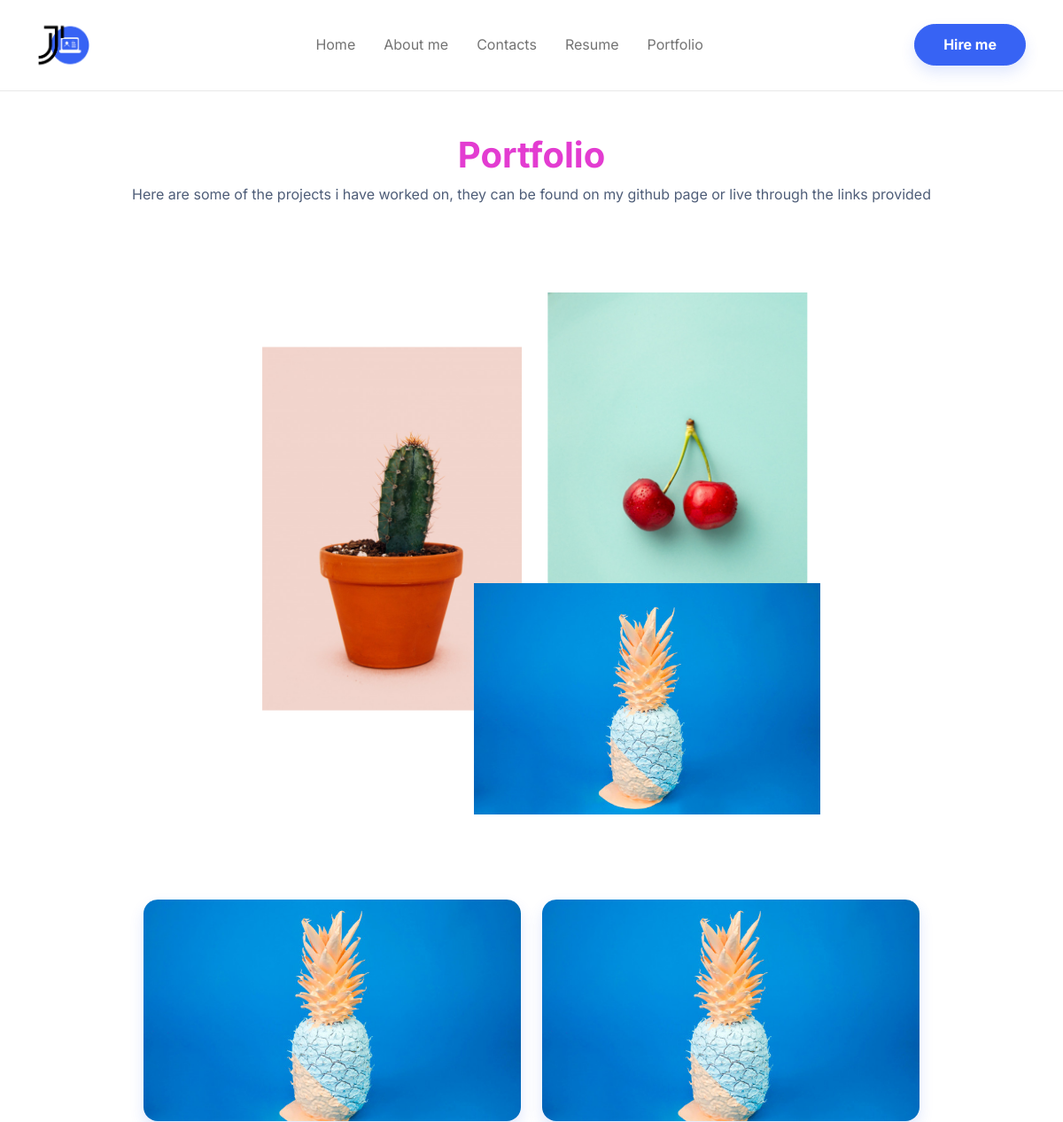
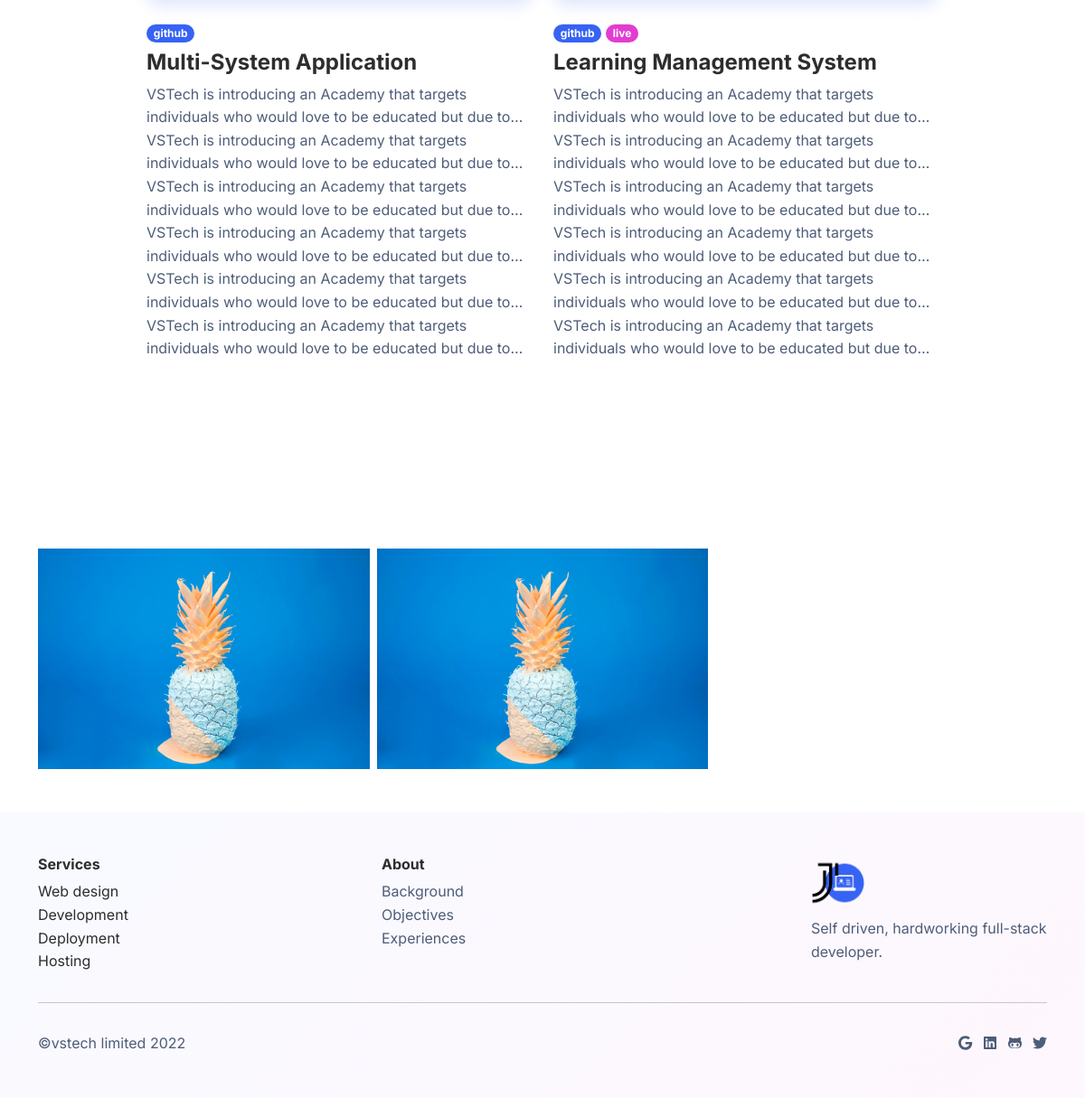
The page /portfolio/ on the database its author committed (2 pictures, top to bottom).
### projects_experiences/models.py (models this page shows, shortened)
class Project(models.Model):
    title = models.CharField(max_length=50)
    company = models.CharField(max_length=100)
    image = models.ImageField(upload_to='projects/', null=True, blank=True)
    description = models.TextField()
    github_url = models.URLField(max_length=200, blank=True, null=True)
    live_url = models.URLField(max_length=200, blank=True, null=True)
    date_completed = models.DateField(null=True, blank=True)
    class Meta:
        verbose_name_plural = 'Projects'
        ordering = ['-date_completed']

### my_portfolio/views.py (the view)
# urls.py: path('',views.portfolio, name='portfolio')
def portfolio(request):
    portfolios = Project.objects.all()
    context = {
        'portfolios': portfolios,
    }
    return render(request, 'portfolio.html', context)

### templates/portfolio.html (shortened to what this page needs)
{% extends 'base.html' %}
{% load static %}
{% block content %}
<h1 class="fw-bold text-secondary mt-5 text-center">Portfolio</h1>
<p class="text-muted w-lg-50 text-center">Here are some of the projects i have worked on, they can be found on my github page or live through the links provided</p>
<div class="container pt-0 mt-0">
    <div class="col-lg-7 mx-auto">
        <div class="position-relative" style="display: flex;flex-wrap: wrap;justify-content: flex-end;">
            <div style="position: relative;flex: 0 0 45%;transform: translate3d(-15%, 35%, 0);"><img class="img-fluid" data-bss-parallax data-bss-parallax-speed="0.8" src="{% static 'assets/img/products/3.jpg' %}" /></div>
            <div style="position: relative;flex: 0 0 45%;transform: translate3d(-5%, 20%, 0);"><img class="img-fluid" data-bss-parallax data-bss-parallax-speed="0.4" src="{% static 'assets/img/products/2.jpg' %}" /></div>
            <div style="position: relative;flex: 0 0 60%;transform: translate3d(0, 0%, 0);"><img class="img-fluid" data-bss-parallax data-bss-parallax-speed="0.25" src="{% static 'assets/img/products/1.jpg' %}" /></div>
        </div>
    </div>
</div>
<section class="py-5">
    <div class="container py-5">
        <div class="row row-cols-1 row-cols-md-2 mx-auto" style="max-width: 900px;">
            {% if portfolios %}
                {% for portfolio in portfolios %}
                <div class="col mb-4">
                    <div>
                        {% if portfolio.image %}
                            <a href="{% if portfolio.url %}{{portfolio.url}}{% endif %}">
                                <img class="rounded img-fluid shadow w-100 fit-cover" src="{{portfolio.image.url}}" style="height: 250px;">
                            </a>
                        {% endif %}
                        <div class="py-4">
                            {% if portfolio.github_url %}
                                <span class="badge bg-primary mb-2"><a href="{{portfolio.github_url}}" class="text-white">github</a></span>
                            {% endif %}
                            {% if portfolio.live_url %}
                                <span class="badge bg-secondary mb-2"><a href="{{portfolio.live_url}}" class="text-white">live</a></span>
                            {% endif %}
                            <h4 class="fw-bold">{{portfolio.title}}</h4>
                            <p class="text-muted">{{portfolio.description}}</p>
                        </div>
                    </div>
                </div>
                {% endfor %}
            {% endif %}
            </div>
        </div>
</section>
<section class="photo-gallery py-4 py-xl-5">
    <div class="container">
        <div class="row gx-2 gy-2 row-cols-1 row-cols-md-2 row-cols-xl-3 photos" data-bss-baguettebox="">
            {% if portfolios %}
                {% for portfolio in portfolios %}
                    {% if portfolio.image %}
                        <div class="col item">
                            <a href="{% if portfolio.live_url %}{{portfolio.live_url}}{% endif %}">
                                <img class="img-fluid" src="{{portfolio.image.url}}">
                            </a>
                        </div>
                    {% endif %}
                {% endfor %}
            {% endif %}
        </div>
    </div>
</section>
{% endblock %}

### rows shown on the page
Project: image (picture), title "Multi-System Application", description "VSTech is introducing an Academy that targets individuals who would love to be educated but due to…VSTech is introducing an Academy that targets individuals who would love to be educated but due to…VSTech is introducing an Academy that targets individuals who would love to be educated but due to…VSTech is introducing an Academy that targets individuals who would love to be educated but due to…VSTech is introducing an Academy that targets individuals who would love to be educated but due to…VSTech is introducing an Academy that targets individuals who would love to be educated but due to…"
Project: image (picture), title "Learning Management System", description "VSTech is introducing an Academy that targets individuals who would love to be educated but due to…VSTech is introducing an Academy that targets individuals who would love to be educated but due to…VSTech is introducing an Academy that targets individuals who would love to be educated but due to…VSTech is introducing an Academy that targets individuals who would love to be educated but due to…VSTech is introducing an Academy that targets individuals who would love to be educated but due to…VSTech is introducing an Academy that targets individuals who would love to be educated but due to…"
